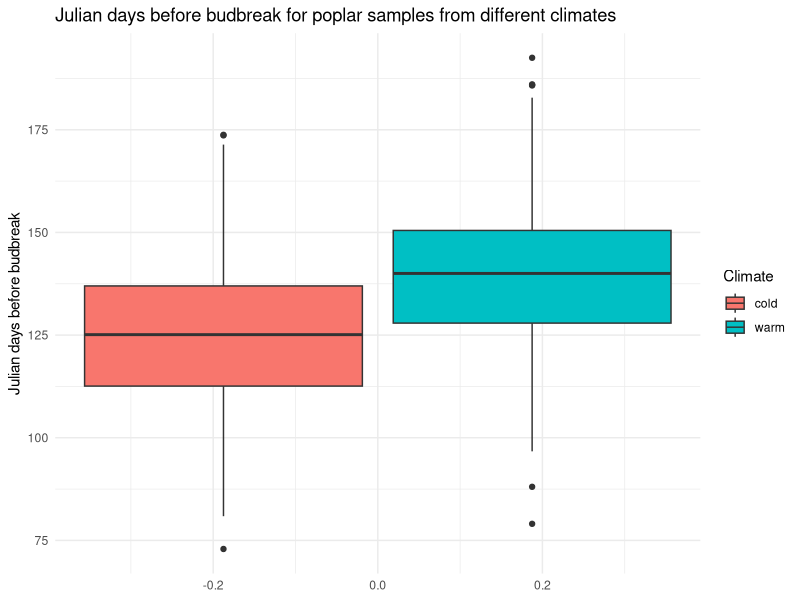

This figure's R source:
## ---- chunk 1
knitr::opts_chunk$set(echo = TRUE)
library(tidyverse)
## ---- chunk 2
# cold source climate
n_cold <- 500
mean_cold <- 125
var_cold <- 300
  
# warm source climate
n_warm <- 500
mean_warm <- 140
var_warm <- 300

## ---- chunk 3

###################################
# FUNCTION: RandomBudbreakData
# description: generate random budbreak data and organize in data frame
# inputs: n, mean, and variance for each treatement
# outputs: dataframe
# ---------------------------------
RandomBudbreakData <- function(n_cold, mean_cold, var_cold, n_warm, mean_warm, var_warm){
  data_cold <- rnorm(n=n_cold, mean=mean_cold, sd=sqrt(var_cold))
  data_warm <- rnorm(n=n_warm, mean=mean_warm, sd=sqrt(var_warm))

# combine into one big data frame
  cold <- data.frame(1:n_cold, data_cold, rep("cold", n_cold))
  colnames(cold) <- c("ID", "BudBreakDay","Climate")
  warm <- data.frame((n_cold+1):(n_cold+n_warm), data_warm, rep("warm", n_cold))
  colnames(warm) <- c("ID", "BudBreakDay","Climate")
  budbreak_data <- rbind(cold, warm)
  return(budbreak_data)
} # end of RandomBudbreakData

###################################

data <- RandomBudbreakData(n_cold, mean_cold, var_cold, n_warm, mean_warm, var_warm)

## ---- chunk 4
mod <- aov(BudBreakDay ~ Climate, data=data)
summary(mod)
## ---- chunk 5
ggplot(data=data, mapping=aes(y=BudBreakDay, fill=Climate)) + geom_boxplot() + 
  labs(title="Julian days before budbreak for poplar samples from different climates", 
       y="Julian days before budbreak") + 
  theme_minimal()
## ---- chunk 6
data <- RandomBudbreakData(n_cold, mean_cold, var_cold, n_warm, mean_warm, var_warm)

mod <- aov(BudBreakDay ~ Climate, data=data)
summary(mod)

## ---- chunk 7
# cold source climate
mean_cold <- 125

# warm source climate
mean_warm <- 130

data <- RandomBudbreakData(n_cold, mean_cold, var_cold, n_warm, mean_warm, var_warm)

mod <- aov(BudBreakDay ~ Climate, data=data)
summary(mod)
## ---- chunk 8
# cold source climate
mean_cold <- 128

# warm source climate
mean_warm <- 130

data <- RandomBudbreakData(n_cold, mean_cold, var_cold, n_warm, mean_warm, var_warm)

mod <- aov(BudBreakDay ~ Climate, data=data)
summary(mod)
## ---- chunk 9
# cold source climate
mean_cold <- 125
var_cold <- 300
  
# warm source climate
mean_warm <- 140
var_warm <- 300

# try playing with different sample sizes
sample_sizes <- c(10, 20, 30, 50, 100, 200, 400, 500)
for (n in sample_sizes){
  n_warm <- n/2
  n_cold <- n/2
  data <- RandomBudbreakData(n_cold, mean_cold, var_cold, n_warm, mean_warm, var_warm)
  mod <- aov(BudBreakDay ~ Climate, data=data)
  cat(paste("\n","model for n=",n/2,"for each treatment","\n", sep=" "))
  print(summary(mod))
}

